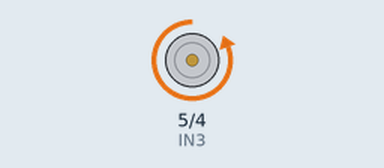
This sketch was run on a simulated Arduino Uno, built with avr-gcc and run on an emulated ATmega328P. Shown: motor-driver pin pairs drawn as motors (green arrow = first pin HIGH = forward, orange = second pin HIGH = backward, longer = more drive).

Above: at 2.0 s.
At 11.0 s:
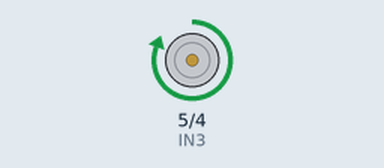
At 15.5 s:
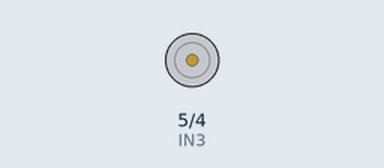
Timing chart, 0 to 23.4 s (numbered marks = the images above):
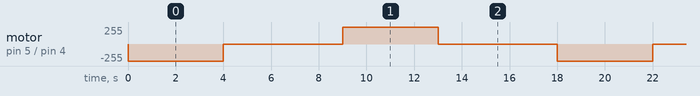

Measured:
- by itself, motor on pin 5 (IN3) / pin 4 (IN4): repeats every 18.0 s: stopped 5.0 s, forward 255/255 4.0 s, stopped 5.0 s, backward 255/255 4.0 s

The sketch:

Giro_opuesto.ino
```cpp
int IN3 = 5;
int IN4 = 4;
void setup() {
  pinMode(IN4,OUTPUT);
  pinMode(IN3,OUTPUT);
}

void loop() {
  digitalWrite(IN4,HIGH);
  digitalWrite(IN3,LOW);
  delay(4000);
  digitalWrite(IN4,LOW);
  delay(5000);
  digitalWrite(IN3,HIGH);
  delay(4000);
  digitalWrite(IN3,LOW);
  delay(5000);
}
```
